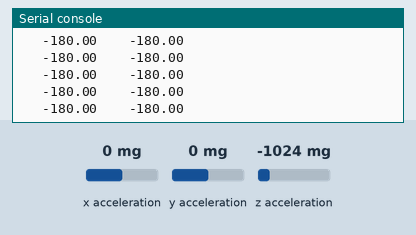
The program below on a simulated BBC micro:bit running MicroPython. Shown: the last lines printed to the serial console. The inputs (shaded band) are chosen by the test bench; at power-on: x acceleration 0 mg, y acceleration 0 mg, z acceleration -1024 mg.

Above: at 1.2 s.
1.3 s: x acceleration set to -1440 mg
At 1.9 s:
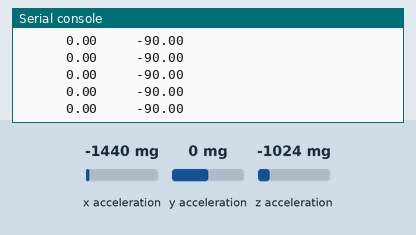
2.8 s: y acceleration set to 750 mg
At 3.3 s:
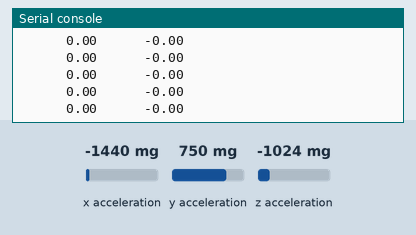
4.3 s: z acceleration set to -1440 mg
At 5.4 s:
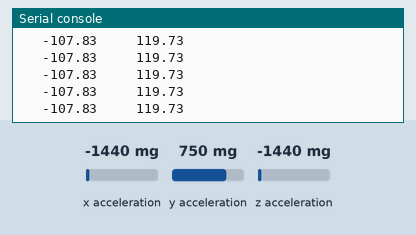
5.8 s: y acceleration set to -750 mg
At 6.3 s:
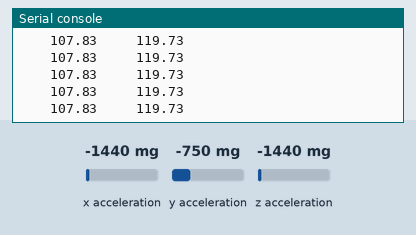
7.3 s: y acceleration set to 1440 mg
At 8.1 s:
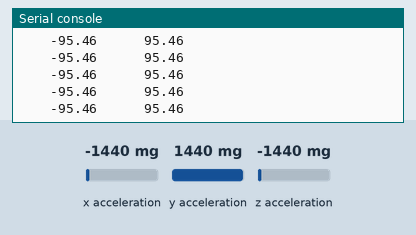

The program:

microbit_accelerometer.py
```python
from microbit import *
from math import *

acc = accelerometer

while True:
    vec = (acc.get_x(), acc.get_y(), acc.get_z())
    pitch = atan2(vec[1], vec[2])
    roll = atan2(vec[0], vec[2])

    print("{:10.2f} {:10.2f}".format(cos(roll)*degrees(pitch),
        cos(pitch)*degrees(roll)))

    sleep(20)
```

Measured:
- after the input at 1.3 s, the serial console: prints a new line at once (image 1)
- after the input at 2.8 s, the serial console: prints a new line at once (image 2)
- after the input at 4.3 s, the serial console: prints a new line at once (image 3)
- after the input at 5.8 s, the serial console: prints a new line at once (image 4)
- after the input at 7.3 s, the serial console: prints a new line at once (image 5)
